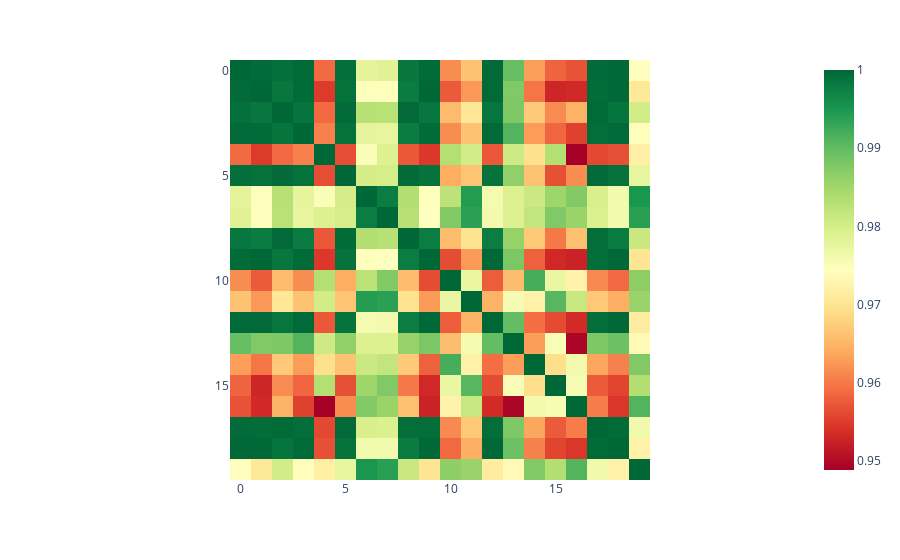

Here is the notebook cell this chart was saved with:
### Code cell
print(similarities.shape)
print(f'Min value: {similarities.min()}')
print(f'Max value: {similarities.max()}')

fig = px.imshow(similarities, color_continuous_scale='RdYlGn')
fig.show()

### Figure 1 — Plotly figure (JSON) as saved in the notebook; plotly's stock layout.template omitted (floating-point values rounded to 4 significant figures; data arrays with more than 128 entries replaced by an {"elided": "..."} marker saying what was removed)
{"data": [{"coloraxis": "coloraxis", "hovertemplate": "x: %{x}<br>y: %{y}<br>color: %{z}<extra></extra>", "name": "0", "type": "heatmap", "xaxis": "x", "yaxis": "y", "z": {"elided": "20x20 float values"}}], "layout": {"coloraxis": {"colorscale": [[0, "rgb(165,0,38)"], [0.1, "rgb(215,48,39)"], [0.2, "rgb(244,109,67)"], [0.3, "rgb(253,174,97)"], [0.4, "rgb(254,224,139)"], [0.5, "rgb(255,255,191)"], [0.6, "rgb(217,239,139)"], [0.7, "rgb(166,217,106)"], [0.8, "rgb(102,189,99)"], [0.9, "rgb(26,152,80)"], [1, "rgb(0,104,55)"]]}, "margin": {"t": 60}, "xaxis": {"anchor": "y", "constrain": "domain", "domain": [0, 1], "scaleanchor": "y"}, "yaxis": {"anchor": "x", "autorange": "reversed", "constrain": "domain", "domain": [0, 1]}}}
